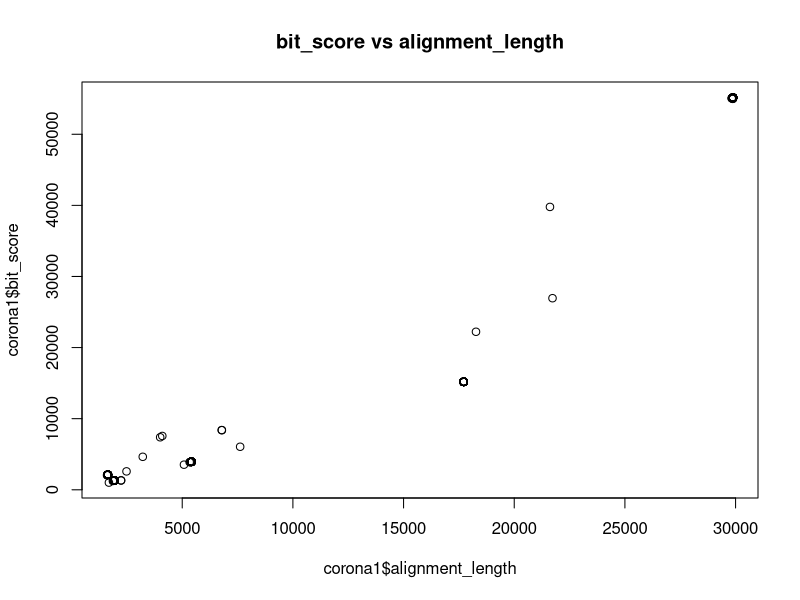

The R script that drew this image: (Note: this script raises an error after producing the figure.)
# CDS501 Assignment 2

# Create distribution to check on the missing value
# setwd("~/R Project")
corona <- read.table('MN997409.1-4NY0T82X016-Alignment-HitTable.csv', sep=',')
names(corona) <- c('query_acc.ver', 'subject_acc.ver', '%_identity', 
                   'alignment_length', 'mismatches', 'gap_opens',
                   'q.start', 'q.end', 's.start', 's.end', 'evalue', 'bit_score')
summary(corona)

# Calculate the correlation
corona1 <- corona[, c(3,4,5,6,7,8,9,10,11,12)]
# m <- cor(corona1)
# view(m)

# #Plot histogram for each variale
# Uncomment for first time running code
# install.packages("ggplot2")
# install.packages("tidyr")

library(ggplot2)
library(tidyr)


# Check for missing values for each column
sapply(corona1, function(x) sum(is.na(x)))
# %_identity alignment_length       mismatches        gap_opens          q.start 
# 0                0                0                0                0 
# q.end          s.start            s.end           evalue        bit_score 
# 0                0                0                0                0 

# ---
# For bivariate linear regression, we will use alignment_length
# to predict the bit_score.

# Hereby showing two approaches to perform regression

# Approach 1: Without splitting

# 1.1: Bivariate regression
# Step 1 - Visualize two variables on scatter plot.
plot(corona1$alignment_length, corona1$bit_score) +
  title("bit_score vs alignment_length")

# Step 2 - Create a linear regression model
corona.bivar.lm <- lm(bit_score ~ alignment_length,
                      data = corona1)

# Step 3 - Summary of the regression report.
summary(corona.bivar.lm)
# Output::
# Call:
#   lm(formula = bit_score ~ alignment_length, data = corona1)
# 
# Residuals:
#   Min     1Q Median     3Q    Max 
# -11150  -1179   2215   3524   7878 
# 
# Coefficients:
#   Estimate Std. Error t value Pr(>|t|)    
# (Intercept)      -4.233e+03  5.565e+02  -7.606 5.11e-13 ***
#   alignment_length  1.725e+00  3.708e-02  46.512  < 2e-16 ***
#   ---
#   Signif. codes:  0 ‘***’ 0.001 ‘**’ 0.01 ‘*’ 0.05 ‘.’ 0.1 ‘ ’ 1
# 
# Residual standard error: 6321 on 261 degrees of freedom
# Multiple R-squared:  0.8923,	Adjusted R-squared:  0.8919 
# F-statistic:  2163 on 1 and 261 DF,  p-value: < 2.2e-16

# Step 4 - Add regression line to the x/y scatter plot.
abline(corona.bivar.lm, col = "blue")

# ----------

# 1.2: Multivariate regression
corona.multivar.lm <- lm(bit_score ~ `%_identity` + alignment_length + gap_opens + q.start,
                         data = corona1)

summary(corona.multivar.lm)
# Output::
# Call:
#   lm(formula = bit_score ~ `%_identity` + alignment_length + gap_opens + 
#        q.start, data = corona1)
# 
# Residuals:
#   Min      1Q  Median      3Q     Max 
# -8445.6   -44.5    85.2   205.1  3921.2 
# 
# Coefficients:
#   Estimate Std. Error t value Pr(>|t|)    
# (Intercept)       8.571e+03  1.395e+03   6.144 3.03e-09 ***
#   `%_identity`     -9.020e+01  1.718e+01  -5.249 3.20e-07 ***
#   alignment_length  1.854e+00  1.247e-02 148.678  < 2e-16 ***
#   gap_opens        -1.113e+02  1.502e+00 -74.065  < 2e-16 ***
#   q.start           8.088e-04  6.036e-03   0.134    0.894    
# ---
#   Signif. codes:  0 ‘***’ 0.001 ‘**’ 0.01 ‘*’ 0.05 ‘.’ 0.1 ‘ ’ 1
# 
# Residual standard error: 752.1 on 258 degrees of freedom
# Multiple R-squared:  0.9985,	Adjusted R-squared:  0.9985 
# F-statistic: 4.275e+04 on 4 and 258 DF,  p-value: < 2.2e-16

# ---

# Approach 2: Splitting data into dTrain and dTest
# Step 0.1 - Split data into dTrain and dTest
corona1$gp = runif(dim(corona1)[1])
head(corona1)

test.size<- 0.1

dTrain <- subset(corona1, corona1$gp > test.size)
dTest <- subset(corona1, corona1$gp < test.size)

# Step 0.2 - Define functions R-Squared and RMSE
rsq <- function(y.true, pred.y) { 
  1 - sum((y.true - pred.y)^2) / sum((y.true - mean(y.true))^2) 
}

rmse <- function(y.true, pred.y) { 
  sqrt(mean( (y.true - pred.y)^2 ))
}

# 2.1: Bivariate regression
# Step 1 - Visualize two variables on scatter plot.
plot(dTrain$alignment_length, dTrain$bit_score) +
  title("bit_score vs alignment_length")

# Step 2 - Create a linear regression model
model.bivar <- lm(bit_score ~ alignment_length,
                  data = dTrain)

# Step 3 - Summary of the regression report.
summary(model.bivar)
# Output::
# Call:
#   lm(formula = bit_score ~ alignment_length, data = dTrain)
# 
# Residuals:
#   Min     1Q Median     3Q    Max 
# -11700  -1349   2148   3463   6959 
# 
# Coefficients:
#   Estimate Std. Error t value Pr(>|t|)    
# (Intercept)      -4.222e+03  5.654e+02  -7.467 1.62e-12 ***
#   alignment_length  1.755e+00  3.743e-02  46.894  < 2e-16 ***
#   ---
#   Signif. codes:  0 ‘***’ 0.001 ‘**’ 0.01 ‘*’ 0.05 ‘.’ 0.1 ‘ ’ 1
# 
# Residual standard error: 6129 on 234 degrees of freedom
# Multiple R-squared:  0.9038,	Adjusted R-squared:  0.9034 
# F-statistic:  2199 on 1 and 234 DF,  p-value: < 2.2e-16

# Step 4 - Add regression line to the x/y scatter plot.
abline(model.bivar, col = "blue")

# Step 5 - Prediction on test set
dTest$pred.bit_score <- predict(model.bivar, newdata = dTest)
dTrain$pred.bit_score <- predict(model.bivar, newdata = dTrain)

# Step 6 - Calculate R-Squared
rsq(dTrain$bit_score, dTrain$pred.bit_score)
rsq(dTest$bit_score, dTest$pred.bit_score)
# Output:: might be different across each run

# Step 7 - Calculate RMSE
rmse(dTrain$bit_score, dTrain$pred.bit_score)
rmse(dTest$bit_score, dTest$pred.bit_score)
# Output:: might be different across each run

# cor(dTest$bit_score, dTest$pred.bit_score)
ggplot(data = dTest, aes(x = pred.bit_score, y = bit_score)) +
  geom_point(alpha=0.2, color="black") +
  geom_smooth(aes(x = pred.bit_score, y = bit_score), color="black") +
  geom_line(aes(x = bit_score, y = bit_score), color="blue", linetype=2)


# 2.2 Multivariate regression
# Step 1
model.multivar <- lm(bit_score ~ `%_identity` + alignment_length + gap_opens + q.start,
                     data = dTrain)

# Step 2
summary(model.multivar)
# Output::
# Call:
#   lm(formula = bit_score ~ `%_identity` + alignment_length + gap_opens + 
#        q.start, data = dTrain)
# 
# Residuals:
#   Min      1Q  Median      3Q     Max 
# -8420.7   -40.7   106.8   222.2  3924.5 
# 
# Coefficients:
#   Estimate Std. Error t value Pr(>|t|)    
# (Intercept)       8.284e+03  1.585e+03   5.226 3.96e-07 ***
#   `%_identity`     -8.718e+01  1.952e+01  -4.467 1.26e-05 ***
#   alignment_length  1.853e+00  1.411e-02 131.284  < 2e-16 ***
#   gap_opens        -1.110e+02  1.708e+00 -64.977  < 2e-16 ***
#   q.start           1.115e-03  6.979e-03   0.160    0.873    
# ---
#   Signif. codes:  0 ‘***’ 0.001 ‘**’ 0.01 ‘*’ 0.05 ‘.’ 0.1 ‘ ’ 1
# 
# Residual standard error: 802 on 225 degrees of freedom
# Multiple R-squared:  0.9984,	Adjusted R-squared:  0.9983 
# F-statistic: 3.437e+04 on 4 and 225 DF,  p-value: < 2.2e-16

# Step 3
dTest$pred.mul.bit_score <- predict(model.multivar, newdata = dTest)

dTrain$pred.mul.bit_score <- predict(model.multivar, newdata = dTrain)

# Step 4
rsq(dTrain$bit_score, dTrain$pred.mul.bit_score)
rsq(dTest$bit_score, dTest$pred.mul.bit_score)
# Output:: might be different across each run

# Step 5
rmse(dTrain$bit_score, dTrain$pred.mul.bit_score)
rmse(dTest$bit_score, dTest$pred.mul.bit_score)
# Output:: might be different across each run
